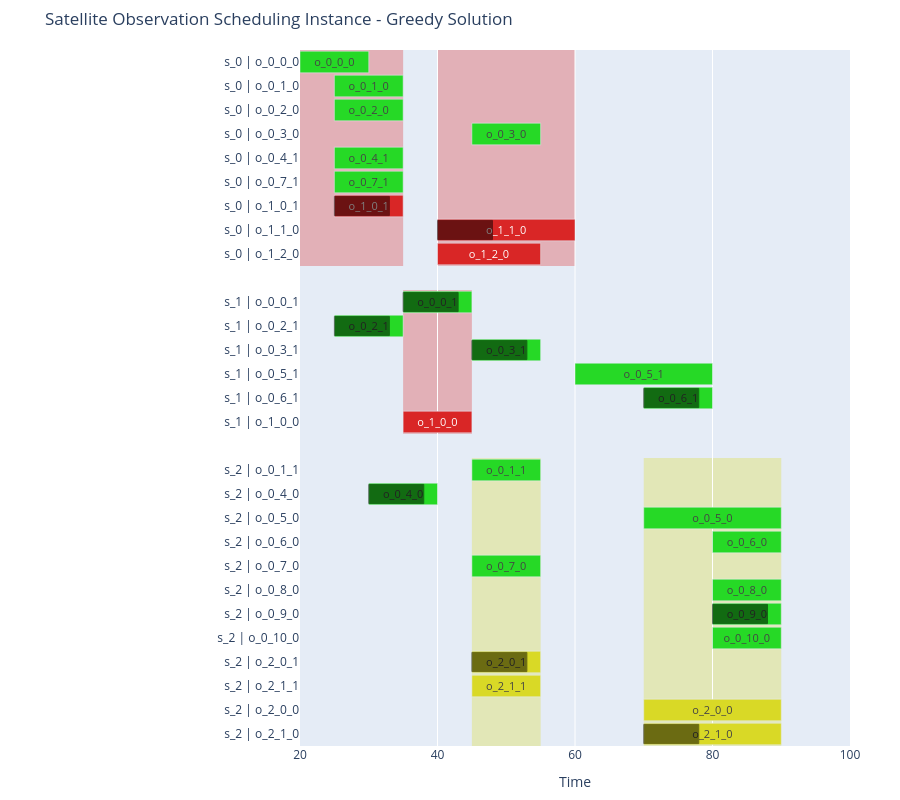

This figure's notebook cell:
### Markdown cell above
# Execution - Greedy Solver

Cellule d'execution de l'algorithme greedy, le problème selectioné est choisi en commentant/décommentant le problème choisi.

### Code cell
# ------------------------------ MAIN EXECUTION FOR GREEDY ------------------------------
# problem = random_instance_generator_paper.generate_instance()
# problem = random_instance_generator.generate_instance()
problem = problem_example
# problem = new_example_problem_example

solution = greedy_solver(problem)

is_valid = solution.verify()
total_reward = solution.total_reward()
proportion_of_scheduled_requests, n_completed_requests, n_all_requests = solution.get_proportion_of_completed_requests()

print(f"Solution valid: {is_valid}")
print(f"Total reward of the solution: {total_reward}")
print(f"Scheduled requests: {proportion_of_scheduled_requests*100:.2f}% ({n_completed_requests} out of {n_all_requests})")

plot_instance(problem, solution, display_in_browser=False, title="Greedy Solution")	# time window of the example

### Figure 1 — Plotly figure (JSON) as saved in the notebook; plotly's stock layout.template omitted (floating-point values rounded to 4 significant figures)
{"data": [{"base": [20], "hovertemplate": "<b>o_0_0_0</b><br>Satellite: s_0<br>User: u_0<br>Time: [20, 30]<extra></extra>", "insidetextanchor": "middle", "marker": {"color": "hsl(120,70%,50%)"}, "orientation": "h", "showlegend": false, "text": ["o_0_0_0"], "textposition": "inside", "type": "bar", "x": [10], "y": [0]}, {"base": [25], "hovertemplate": "<b>o_0_1_0</b><br>Satellite: s_0<br>User: u_0<br>Time: [25, 35]<extra></extra>", "insidetextanchor": "middle", "marker": {"color": "hsl(120,70%,50%)"}, "orientation": "h", "showlegend": false, "text": ["o_0_1_0"], "textposition": "inside", "type": "bar", "x": [10], "y": [1]}, {"base": [25], "hovertemplate": "<b>o_0_2_0</b><br>Satellite: s_0<br>User: u_0<br>Time: [25, 35]<extra></extra>", "insidetextanchor": "middle", "marker": {"color": "hsl(120,70%,50%)"}, "orientation": "h", "showlegend": false, "text": ["o_0_2_0"], "textposition": "inside", "type": "bar", "x": [10], "y": [2]}, {"base": [45], "hovertemplate": "<b>o_0_3_0</b><br>Satellite: s_0<br>User: u_0<br>Time: [45, 55]<extra></extra>", "insidetextanchor": "middle", "marker": {"color": "hsl(120,70%,50%)"}, "orientation": "h", "showlegend": false, "text": ["o_0_3_0"], "textposition": "inside", "type": "bar", "x": [10], "y": [3]}, {"base": [25], "hovertemplate": "<b>o_0_4_1</b><br>Satellite: s_0<br>User: u_0<br>Time: [25, 35]<extra></extra>", "insidetextanchor": "middle", "marker": {"color": "hsl(120,70%,50%)"}, "orientation": "h", "showlegend": false, "text": ["o_0_4_1"], "textposition": "inside", "type": "bar", "x": [10], "y": [4]}, {"base": [25], "hovertemplate": "<b>o_0_7_1</b><br>Satellite: s_0<br>User: u_0<br>Time: [25, 35]<extra></extra>", "insidetextanchor": "middle", "marker": {"color": "hsl(120,70%,50%)"}, "orientation": "h", "showlegend": false, "text": ["o_0_7_1"], "textposition": "inside", "type": "bar", "x": [10], "y": [5]}, {"base": [25], "hovertemplate": "<b>o_1_0_1</b><br>Satellite: s_0<br>User: u_1<br>Time: [25, 35]<extra></extra>", "insidetextanchor": "middle", "marker": {"color": "hsl(0,70%,50%)"}, "orientation": "h", "showlegend": false, "text": ["o_1_0_1"], "textposition": "inside", "type": "bar", "x": [10], "y": [6]}, {"base": [40], "hovertemplate": "<b>o_1_1_0</b><br>Satellite: s_0<br>User: u_1<br>Time: [40, 60]<extra></extra>", "insidetextanchor": "middle", "marker": {"color": "hsl(0,70%,50%)"}, "orientation": "h", "showlegend": false, "text": ["o_1_1_0"], "textposition": "inside", "type": "bar", "x": [20], "y": [7]}, {"base": [40], "hovertemplate": "<b>o_1_2_0</b><br>Satellite: s_0<br>User: u_1<br>Time: [40, 55]<extra></extra>", "insidetextanchor": "middle", "marker": {"color": "hsl(0,70%,50%)"}, "orientation": "h", "showlegend": false, "text": ["o_1_2_0"], "textposition": "inside", "type": "bar", "x": [15], "y": [8]}, {"base": [35], "hovertemplate": "<b>o_0_0_1</b><br>Satellite: s_1<br>User: u_0<br>Time: [35, 45]<extra></extra>", "insidetextanchor": "middle", "marker": {"color": "hsl(120,70%,50%)"}, "orientation": "h", "showlegend": false, "text": ["o_0_0_1"], "textposition": "inside", "type": "bar", "x": [10], "y": [10]}, {"base": [25], "hovertemplate": "<b>o_0_2_1</b><br>Satellite: s_1<br>User: u_0<br>Time: [25, 35]<extra></extra>", "insidetextanchor": "middle", "marker": {"color": "hsl(120,70%,50%)"}, "orientation": "h", "showlegend": false, "text": ["o_0_2_1"], "textposition": "inside", "type": "bar", "x": [10], "y": [11]}, {"base": [45], "hovertemplate": "<b>o_0_3_1</b><br>Satellite: s_1<br>User: u_0<br>Time: [45, 55]<extra></extra>", "insidetextanchor": "middle", "marker": {"color": "hsl(120,70%,50%)"}, "orientation": "h", "showlegend": false, "text": ["o_0_3_1"], "textposition": "inside", "type": "bar", "x": [10], "y": [12]}, {"base": [60], "hovertemplate": "<b>o_0_5_1</b><br>Satellite: s_1<br>User: u_0<br>Time: [60, 80]<extra></extra>", "insidetextanchor": "middle", "marker": {"color": "hsl(120,70%,50%)"}, "orientation": "h", "showlegend": false, "text": ["o_0_5_1"], "textposition": "inside", "type": "bar", "x": [20], "y": [13]}, {"base": [70], "hovertemplate": "<b>o_0_6_1</b><br>Satellite: s_1<br>User: u_0<br>Time: [70, 80]<extra></extra>", "insidetextanchor": "middle", "marker": {"color": "hsl(120,70%,50%)"}, "orientation": "h", "showlegend": false, "text": ["o_0_6_1"], "textposition": "inside", "type": "bar", "x": [10], "y": [14]}, {"base": [35], "hovertemplate": "<b>o_1_0_0</b><br>Satellite: s_1<br>User: u_1<br>Time: [35, 45]<extra></extra>", "insidetextanchor": "middle", "marker": {"color": "hsl(0,70%,50%)"}, "orientation": "h", "showlegend": false, "text": ["o_1_0_0"], "textposition": "inside", "type": "bar", "x": [10], "y": [15]}, {"base": [45], "hovertemplate": "<b>o_0_1_1</b><br>Satellite: s_2<br>User: u_0<br>Time: [45, 55]<extra></extra>", "insidetextanchor": "middle", "marker": {"color": "hsl(120,70%,50%)"}, "orientation": "h", "showlegend": false, "text": ["o_0_1_1"], "textposition": "inside", "type": "bar", "x": [10], "y": [17]}, {"base": [30], "hovertemplate": "<b>o_0_4_0</b><br>Satellite: s_2<br>User: u_0<br>Time: [30, 40]<extra></extra>", "insidetextanchor": "middle", "marker": {"color": "hsl(120,70%,50%)"}, "orientation": "h", "showlegend": false, "text": ["o_0_4_0"], "textposition": "inside", "type": "bar", "x": [10], "y": [18]}, {"base": [70], "hovertemplate": "<b>o_0_5_0</b><br>Satellite: s_2<br>User: u_0<br>Time: [70, 90]<extra></extra>", "insidetextanchor": "middle", "marker": {"color": "hsl(120,70%,50%)"}, "orientation": "h", "showlegend": false, "text": ["o_0_5_0"], "textposition": "inside", "type": "bar", "x": [20], "y": [19]}, {"base": [80], "hovertemplate": "<b>o_0_6_0</b><br>Satellite: s_2<br>User: u_0<br>Time: [80, 90]<extra></extra>", "insidetextanchor": "middle", "marker": {"color": "hsl(120,70%,50%)"}, "orientation": "h", "showlegend": false, "text": ["o_0_6_0"], "textposition": "inside", "type": "bar", "x": [10], "y": [20]}, {"base": [45], "hovertemplate": "<b>o_0_7_0</b><br>Satellite: s_2<br>User: u_0<br>Time: [45, 55]<extra></extra>", "insidetextanchor": "middle", "marker": {"color": "hsl(120,70%,50%)"}, "orientation": "h", "showlegend": false, "text": ["o_0_7_0"], "textposition": "inside", "type": "bar", "x": [10], "y": [21]}, {"base": [80], "hovertemplate": "<b>o_0_8_0</b><br>Satellite: s_2<br>User: u_0<br>Time: [80, 90]<extra></extra>", "insidetextanchor": "middle", "marker": {"color": "hsl(120,70%,50%)"}, "orientation": "h", "showlegend": false, "text": ["o_0_8_0"], "textposition": "inside", "type": "bar", "x": [10], "y": [22]}, {"base": [80], "hovertemplate": "<b>o_0_9_0</b><br>Satellite: s_2<br>User: u_0<br>Time: [80, 90]<extra></extra>", "insidetextanchor": "middle", "marker": {"color": "hsl(120,70%,50%)"}, "orientation": "h", "showlegend": false, "text": ["o_0_9_0"], "textposition": "inside", "type": "bar", "x": [10], "y": [23]}, {"base": [80], "hovertemplate": "<b>o_0_10_0</b><br>Satellite: s_2<br>User: u_0<br>Time: [80, 90]<extra></extra>", "insidetextanchor": "middle", "marker": {"color": "hsl(120,70%,50%)"}, "orientation": "h", "showlegend": false, "text": ["o_0_10_0"], "textposition": "inside", "type": "bar", "x": [10], "y": [24]}, {"base": [45], "hovertemplate": "<b>o_2_0_1</b><br>Satellite: s_2<br>User: u_2<br>Time: [45, 55]<extra></extra>", "insidetextanchor": "middle", "marker": {"color": "hsl(60,70%,50%)"}, "orientation": "h", "showlegend": false, "text": ["o_2_0_1"], "textposition": "inside", "type": "bar", "x": [10], "y": [25]}, {"base": [45], "hovertemplate": "<b>o_2_1_1</b><br>Satellite: s_2<br>User: u_2<br>Time: [45, 55]<extra></extra>", "insidetextanchor": "middle", "marker": {"color": "hsl(60,70%,50%)"}, "orientation": "h", "showlegend": false, "text": ["o_2_1_1"], "textposition": "inside", "type": "bar", "x": [10], "y": [26]}, {"base": [70], "hovertemplate": "<b>o_2_0_0</b><br>Satellite: s_2<br>User: u_2<br>Time: [70, 90]<extra></extra>", "insidetextanchor": "middle", "marker": {"color": "hsl(60,70%,50%)"}, "orientation": "h", "showlegend": false, "text": ["o_2_0_0"], "textposition": "inside", "type": "bar", "x": [20], "y": [27]}, {"base": [70], "hovertemplate": "<b>o_2_1_0</b><br>Satellite: s_2<br>User: u_2<br>Time: [70, 90]<extra></extra>", "insidetextanchor": "middle", "marker": {"color": "hsl(60,70%,50%)"}, "orientation": "h", "showlegend": false, "text": ["o_2_1_0"], "textposition": "inside", "type": "bar", "x": [20], "y": [28]}], "layout": {"bargap": 0.1, "height": 800, "margin": {"b": 50, "l": 300, "r": 50, "t": 50}, "shapes": [{"fillcolor": "black", "layer": "above", "line": {"color": "black", "width": 1}, "opacity": 0.5, "type": "rect", "x0": 25, "x1": 33, "y0": 5.6, "y1": 6.4}, {"fillcolor": "black", "layer": "above", "line": {"color": "black", "width": 1}, "opacity": 0.5, "type": "rect", "x0": 40, "x1": 48, "y0": 6.6, "y1": 7.4}, {"fillcolor": "black", "layer": "above", "line": {"color": "black", "width": 1}, "opacity": 0.5, "type": "rect", "x0": 35, "x1": 43, "y0": 9.6, "y1": 10.4}, {"fillcolor": "black", "layer": "above", "line": {"color": "black", "width": 1}, "opacity": 0.5, "type": "rect", "x0": 25, "x1": 33, "y0": 10.6, "y1": 11.4}, {"fillcolor": "black", "layer": "above", "line": {"color": "black", "width": 1}, "opacity": 0.5, "type": "rect", "x0": 45, "x1": 53, "y0": 11.6, "y1": 12.4}, {"fillcolor": "black", "layer": "above", "line": {"color": "black", "width": 1}, "opacity": 0.5, "type": "rect", "x0": 70, "x1": 78, "y0": 13.6, "y1": 14.4}, {"fillcolor": "black", "layer": "above", "line": {"color": "black", "width": 1}, "opacity": 0.5, "type": "rect", "x0": 30, "x1": 38, "y0": 17.6, "y1": 18.4}, {"fillcolor": "black", "layer": "above", "line": {"color": "black", "width": 1}, "opacity": 0.5, "type": "rect", "x0": 80, "x1": 88, "y0": 22.6, "y1": 23.4}, {"fillcolor": "black", "layer": "above", "line": {"color": "black", "width": 1}, "opacity": 0.5, "type": "rect", "x0": 45, "x1": 53, "y0": 24.6, "y1": 25.4}, {"fillcolor": "black", "layer": "above", "line": {"color": "black", "width": 1}, "opacity": 0.5, "type": "rect", "x0": 70, "x1": 78, "y0": 27.6, "y1": 28.4}, {"fillcolor": "hsl(0,70%,50%)", "layer": "below", "line": {"width": 0}, "opacity": 0.3, "type": "rect", "x0": 20, "x1": 35, "y0": -0.5, "y1": 8.5}, {"fillcolor": "hsl(0,70%,50%)", "layer": "below", "line": {"width": 0}, "opacity": 0.3, "type": "rect", "x0": 40, "x1": 60, "y0": -0.5, "y1": 8.5}, {"fillcolor": "hsl(0,70%,50%)", "layer": "below", "line": {"width": 0}, "opacity": 0.3, "type": "rect", "x0": 35, "x1": 45, "y0": 9.5, "y1": 15.5}, {"fillcolor": "hsl(60,70%,50%)", "layer": "below", "line": {"width": 0}, "opacity": 0.3, "type": "rect", "x0": 45, "x1": 55, "y0": 16.5, "y1": 28.5}, {"fillcolor": "hsl(60,70%,50%)", "layer": "below", "line": {"width": 0}, "opacity": 0.3, "type": "rect", "x0": 70, "x1": 90, "y0": 16.5, "y1": 28.5}], "title": {"text": "Satellite Observation Scheduling Instance - Greedy Solution"}, "xaxis": {"fixedrange": false, "range": [20, 100], "title": {"text": "Time"}}, "yaxis": {"autorange": "reversed", "tickmode": "array", "ticktext": ["s_0 | o_0_0_0", "s_0 | o_0_1_0", "s_0 | o_0_2_0", "s_0 | o_0_3_0", "s_0 | o_0_4_1", "s_0 | o_0_7_1", "s_0 | o_1_0_1", "s_0 | o_1_1_0", "s_0 | o_1_2_0", "s_1 | o_0_0_1", "s_1 | o_0_2_1", "s_1 | o_0_3_1", "s_1 | o_0_5_1", "s_1 | o_0_6_1", "s_1 | o_1_0_0", "s_2 | o_0_1_1", "s_2 | o_0_4_0", "s_2 | o_0_5_0", "s_2 | o_0_6_0", "s_2 | o_0_7_0", "s_2 | o_0_8_0", "s_2 | o_0_9_0", "s_2 | o_0_10_0", "s_2 | o_2_0_1", "s_2 | o_2_1_1", "s_2 | o_2_0_0", "s_2 | o_2_1_0"], "tickvals": [0, 1, 2, 3, 4, 5, 6, 7, 8, 10, 11, 12, 13, 14, 15, 17, 18, 19, 20, 21, 22, 23, 24, 25, 26, 27, 28]}}}
